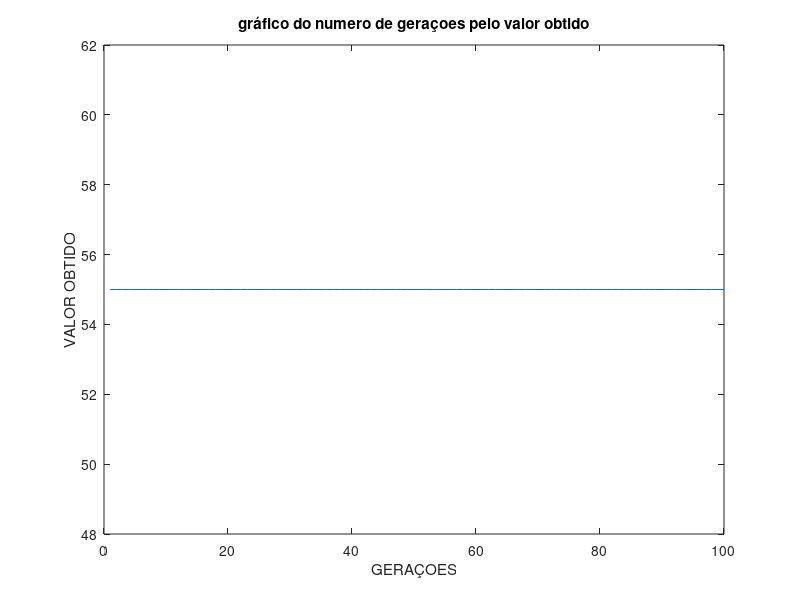

Recreate this plot in MATLAB. (Note: this script raises an error after producing the figure.)
clear all
close all
clc
tic
f=0; %vetor fitness%
n=4 %input ('Tamanho do vetor ')%
p=6 %input ('Tamanho da populaçao ')%
a=0; %matriz populacao%
c=0;%definindo variavel da funcao a ser minimizada%
R=0; %vetor restriçao 0=nao 1=sim
s=1+round(rand*p) %tamanho populacao para cruzamento%
b=0; %matriz populacao cruzamento%
P=0; %populacao aumentada
H=[0,0,0,0;0,0,0,0];
E=0;
r=rand;
F=p+4;
V=p+2;
X=100 %input (' N�mero de gera��es ')
r=rand;
U=0
cont=1;
A=1;
%---gera vetor pop aumentada---%
if r<0.05
for i=1:F+1
  for j=1:n
    P(i,j)=0;
  endfor
endfor
else
for i=1:p+3
  for j=1:n
    P(i,j)=0;
  endfor
endfor
endif
%--------------Fim--------------%

%---transforma variaveis em matrizes---%
for i=1:p
  for j=1:n
    a(i,j)=0;
    B(j)=0;
    Q(j)=0 %Vetor da seleçao cultural%
    for I=1:p+1
    E(I,j)=0;
    endfor
    e(i)=0;
  j=j+1;
endfor
c(i)=0;
R(i)=0;
f(i)=0;
i=i+1;
endfor
%-----------------Fim------------------%

%---gera matriz pop inicial---%
for i=1:p
  for j=1:n
    h=rand;
  if h>0.5
    a(i,j)=1;
  else
    a(i,j)=0;
  endif
  j=j+1;
    endfor
i=i+1;
endfor
%------------Fim-------------%

%---criterio de parada---%
while A<=X %crit�rio de parada

  U
%---avaliacao pop inicial---%
for i=1:p
c(i)=8*a(i,1)+5*a(i,2)+6*a(i,3)+4*a(i,4);#func obj
if a(i,3)+a(i,4)>1
  R(i)=0;
elseif a(i,3)>a(i,4)
  R(i)=0;
  elseif a(i,4)>a(i,2)
    R(i)=0;
    elseif 6*a(i,1)+3*a(i,2)+5*a(i,3)+2*a(i,4)> 10
      R(i)=0;
     else
       R(i)=1;
       endif
  f(i)=c(i)+50*R(i);
  if f(i)==63
  A=X+1;
  endif
if f(i)>e(i) #avalia elite
  for j=1:n
  e(i)=f(i);
  E(i,j)=a(i,j);
  endfor
  endif
endfor
%------------Fim------------%

T=0;

%---cria matriz com novo tamanho de populacao---%
if (s==0)
  s=1;
  endif
for l=1:s
  t=round(rand*p);
  if (t>=p)
    t=t-2;
  elseif (t==0)
    t=t+1;
  endif
  for o=1:n
    b(l,o)=a(t,o);
endfor
endfor
%---------------------Fim-----------------------%

%---cruzamento---%
for o=1:2 #seleciona  ind da nova pop p/ cruzar
  T=round(rand(1)*s);
  if T==0
    T=T+1;
  endif
  for Z=1:n
    B(o,Z)=b(T,Z);
  endfor
endfor
t=4;
t=round(rand*n);
T=1;
if (t>=n) %cruzamento%
    t=t-1;
  elseif (t<=1)
    t=2;
  endif
  if (s==1)
    I=B(1,t+1);
    B(1,t+1)=B(1,t-1);
    B(1,t-1)=I;
else
I=B(1,t+1);
B(1,t+1)=B(2,t+1);
B(2,t+1)=I;
T=t
endif
if t>1
I=B(1,t-1);
B(1,t-1)=B(2,t-1);
B(2,t-1)=I;
elseif t<=1
I=B(1,t+2);
B(1,t+2)=B(2,t+2);
B(2,t+2)=I;
endif
%------Fim-------%

%---avaliacao prole---%
for i=1:2
c(i)=8*B(i,1)+5*B(i,2)+6*B(i,3)+4*B(i,4);
if B(i,3)+B(i,4)>1
  R(i)=0;
elseif B(i,3)>B(i,4)
  R(i)=0;
  elseif B(i,4)>B(i,2)
    R(i)=0;
    elseif 6*B(i,1)+3*B(i,2)+5*B(i,3)+2*B(i,4)> 10
      R(i)=0;
     else
       R(i)=1;
      endif
      for o=1:p;
f(i)=c(i)+50*R(i);
if f(i)==63
  A=X+1;
  endif
if f(i)>e(o)
    for j=1:n
  e(o)=f(i);
  E(o,j)=B(i,j);
  if f(i)<e(i)+0.1*e(i) && f(i)>=e(i)-0.1*e(i)
    Q(j)=B(i,j); %cultural%
  endif
endfor
endif
endfor
endfor
%-------------Fim-------------%

r

%---mutacao---%
if r<0.05
  for L=1:2
    v=rand;
    for j=1:n
  if (v>0.5)
    H(L,j)=B(L,j);
    B(L,j)=1;
else
  H(L,j)=B(L,j);
  B(L,j)=0;
  endif
    endfor
  endfor
%-----Fim-----%

%---avaliacao idiv mutados---%
for i=1:2
c(i)=8*B(i,1)+5*B(i,2)+6*B(i,3)+4*B(i,4);%vetor fun�ao obj%
if B(i,3)+B(i,4)>1
  R(i)=0;
elseif B(i,3)>B(i,4)
  R(i)=0;
  elseif B(i,4)>B(i,2)
    R(i)=0;
    elseif 6*B(i,1)+3*B(i,2)+5*B(i,3)+2*B(i,4)> 10
      R(i)=0;
     else
       R(i)=1;
      endif
      for o=1:p
f(i)=c(i)+50*R(i);
if f(i)==63
  A=X+1;
  endif
if f(i)==63
  A=X+1;
  endif
if f(i)>e(o)
    for j=1:n
  e(o)=f(i);
  E(o,j)=B(i,j);
    endfor
endif
endfor
endfor
endif
%------------Fim-------------%

%---gera pop gerada U pop indiv U pop mutacao, se mutou---%
for i=1:p #pop aumentada
  for j=1:n
    P(i,j)=a(i,j);
    P(p+3,j)=Q(j);
  endfor
endfor
for i=p:p+2 #pop aumentada 2
  for l=1:2
    for j=1:n
    P(i,j)=B(l,j);
  endfor
endfor
endfor
if (r<0.05) #pop aumentada se mutou
  for i=p+2:F
    for l=1:2
      for j=1:n
      P(i,j)=H(l,j);
      P(F+1,j)=Q(j);#Adiciona indiv selecionado culturalmente na pop aumentada p/ possiveis futuros cruzamentos
    endfor
  endfor
endfor
%---------------------------Fim----------------------------%

%---avaliacao pop aumentada mutando---%
for i=1:F
c(i)=8*P(i,1)+5*P(i,2)+6*P(i,3)+4*P(i,4);
if P(i,3)+P(i,4)>1
  R(i)=0;
elseif P(i,3)>P(i,4)
  R(i)=0;
  elseif P(i,4)>P(i,2)
    R(i)=0;
    elseif 6*P(i,1)+3*P(i,2)+5*P(i,3)+2*P(i,4)> 10
      R(i)=0;
     else
       R(i)=1;
      endif
      for L=1:p
f(i)=c(i)+50*R(i);
if f(i)==63
  A=X+1;
  endif
if f(i)>e(L)
    for j=1:n
  e(L)=f(i);
  E(L,j)=P(i,j);
    endfor
endif
endfor
endfor
%-----------------Fim------------------%

%---avaliacao pop aumentada nao mutando---%
elseif r>=0.05
X
for i=1:V
  c(i)=8*P(i,1)+5*P(i,2)+6*P(i,3)+4*P(i,4);
if P(i,3)+P(i,4)>1
  R(i)=0;
elseif P(i,3)>P(i,4)
  R(i)=0;
  elseif P(i,4)>P(i,2)
    R(i)=0;
    elseif 6*P(i,1)+3*P(i,2)+5*P(i,3)+2*P(i,4)>10
      R(i)=0;
     else
       R(i)=1;
      endif
      for o=1:p
f(i)=c(i)+50*R(i);
if f(i)==63
  A=X+1;
  endif
if f(i)>e(o)
  for j=1:n
  e(o)=f(i);
  E(o,j)=P(i,j);
  endfor
endif
endfor
endfor
endif
%-----------------Fim---------------------%

%---nova geracao de pop---%
for i=1:p
  t=1+round(rand*F-3);
  if t>=F
    t=F-2;
  elseif t<=0
    t=1;
    endif
  for j=1:n
    a(i,j)=P(t,j);
  endfor
endfor
%-----------Fim-----------%

U=U+1;
a;
B;
E;
s=1+round(rand*p);
F=p+4;
V=p+2;
r=rand;


%---reseta pop aumentada se mutou ou n---%
 if r<0.05
for I=1:F
  for J=1:n
    P(I,J)=0;
  endfor
endfor
else
for I=1:V
  for J=1:n
    P(I,J)=0;
  endfor
endfor
endif
%------------------Fim-------------------%
Q(cont)=cont;
valor(cont)=max(e);
cont=cont+1
e
A=A+1;
endwhile
Time=toc;
%----------Fim-----------%
plot(Q,valor)
xlabel('GERAÇOES')
ylabel('VALOR OBTIDO')
title('gráfico do numero de geraçoes pelo valor obtido')
xlswrite('avaliado.xlsx',valor)
xlswrite('Pop.xlsx',E)
xlswrite('time.xlsx',Time)
